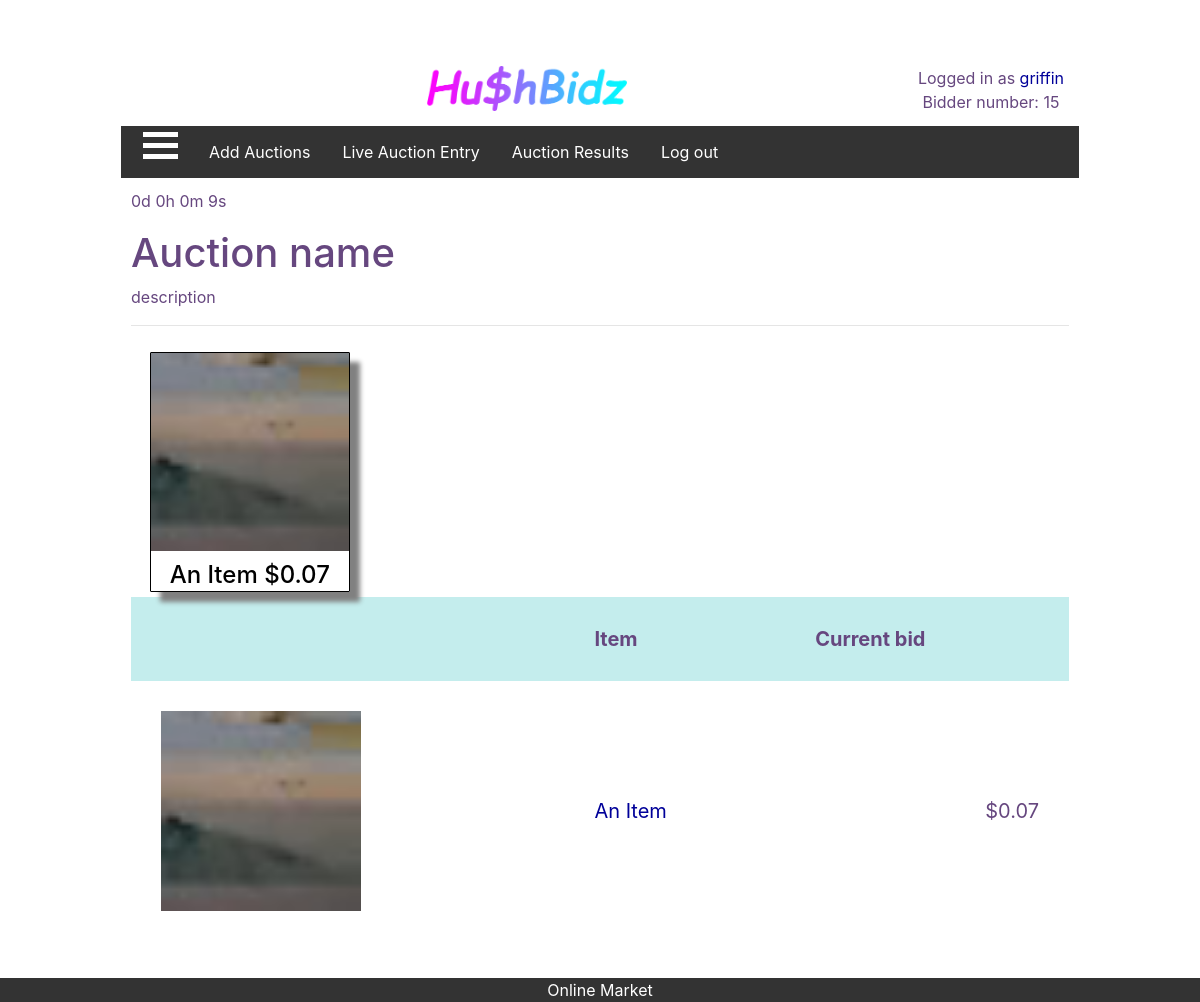
Page /auction_app/view_auction/10/ (signed in) on the committed database.
### auction_app/models.py (models this page shows, shortened)
class Auction(models.Model):
    name = models.CharField('name', max_length=256, default = 'Auction name')
    description = models.TextField('description', default = 'description', max_length=256)
    admin=models.CharField(max_length=256)
    live_auction=models.BooleanField(default=False)
    start_time=models.DateTimeField('start_time', default = timezone.now)
    end_time=models.DateTimeField('end_time', default = one_hour_hence)
    numUsers = 0

class Items(models.Model):
    auction = models.ForeignKey(Auction, on_delete=models.CASCADE, related_name='items')
    name = models.CharField('name', max_length=256, default='An Item')
    price = models.DecimalField('price', max_digits=6, decimal_places=2, default='0.00')
    description = models.TextField('description', max_length=256, default='item description')
    image = models.ImageField('image', upload_to='images/', null=True, blank=True)
    highest_bidder = models.CharField('bidder', max_length=256, default='no bids')

### auction_app/views.py (the view)
# urls.py: path('view_auction/<pk>/', views.view_auction, name='view_auction'),
@login_required()
def view_auction(request, pk):
    auction = get_object_or_404(Auction, pk=pk)
    items = auction.items.all()
    MEDIA_URL = '/auction_app'
    context = {
    'MEDIA_URL': MEDIA_URL,
    'auction': auction,
    'items': items,
    }
    return render(request, 'auction_app/view_auction.html', context)

### auction_app/templates/auction_app/view_auction.html (shortened to what this page needs)
{% extends "auction_app/base.html" %}
{% block content %}
				<div>
				    <p id="timer">Time Remaining: </p>
				    </div>
<h1>{{auction.name}}</h1>
<p>{{auction.description}}</p>
<hr/>
			    <div>
				{% if items %}
{% for i in items %}
<div class="div-container">
<div class"div-container-body">
{%if i.image%}
{% load static %}
					  <td>  <a href="{% url 'view_item' pk=auction.pk id=i.id %}"><img src="{{ MEDIA_URL }}{{i.image.url}}" style="max-width:100%;" alt="Item Image" width="200px"></a></td>
{% endif%}
<h4 class="container-label">{{i.name}} ${{i.price}}</h4>
</div>
</div>
{% endfor %}
        <table id="items">
          <tr>
            <th></th>
            <th>Item</th>
            <th>Current bid</th>
          </tr>
				{% for i in items %}
           <tr>
{%if i.image%}
{% load static %}
					  <td>  <img src="{{ MEDIA_URL }}{{i.image.url}}" style="max-width:100%;" alt="Item Image" width="200px"></td>
{% endif%}
            {% if auction.live_auction == False %}
             <td><a href="{% url 'view_item' pk=auction.pk id=i.id %}">{{i.name}}</a></td>
             {% else %}
              <td>{{i.name}}</td>
              {% endif %}
             <td id="price">${{i.price}}</td>
           </tr>
				{% endfor %}
         </table>
				{% else %}
     					<p> No Items to show</p>
    					{% endif %}
			    </div>
 {% endblock %}

### auction_app/templates/auction_app/base.html (shortened to what this page needs)
{% load static %}
<html>
  <head>
  	<link rel="stylesheet" href="https://maxcdn.bootstrapcdn.com/bootstrap/4.4.1/css/bootstrap.min.css">
  </head>
  <body>
    <div id="outer">
    <div id="header">
      <a href="/auction_app/">
        <img src="{% static 'auction_app/HushBidzLogo.png'%}" id="logo" width="200px" alt="sshhhhhhhh"/>
      </a>
      <div id="loginfo">
      {% if user.is_authenticated %}
        Logged in as <a href="{% url 'user_page' %}" style ="text-decoration: none">{{ user.username }}</a>
        <div>Bidder number: {{ user.id }}</div>
      {% else %}
        Not logged in.
	<nav>
	<a href="/auction_app/accounts/login" class="clean-link">Login</a>
          <a href="/auction_app/accounts/signup" class="clean-link">Register</a>
	</nav>
      {% endif %}
      </div>
    </div>
    <div id="nav">
      <ul>
	<li><div class="container" onclick="myFunction(this)">
 	 <div class="bar1"></div>
  	<div class="bar2"></div>
  	<div class="bar3"></div>
	</div>
	</li>
        {% if user.is_authenticated %}
		  {% if request.user.is_superuser == True %}
          <li><a href="{% url 'manage_auction' %}">Add Auctions</a></li>
          <li><a href="{% url 'live_view' %}">Live Auction Entry</a></li>
          <li><a href="{% url 'admin_view' %}">Auction Results</a></li>
		  {% endif %}
	<li><a href="/auction_app/accounts/logout">Log out</a></li>
        {% else %}
          <li><a href="/auction_app/accounts/login">Login</a></li>
          <li><a href="/auction_app/accounts/signup">Register</a></li>
        {% endif %}
      </ul>
    </div>
    <div id="main">
      {% block content %}
      {% endblock %}
    </div>
    </div>
    <footer class="footer"> Online Market </footer>
  </body>
</html>

### auction_app/templates/auction_app/view_auction.html (style rules this page uses)
#items { font-size: 20px; border-collapse: collapse; width: 100%; }
#items td, #items th { padding: 30px; }
#items tr:nth-child(odd) { background-color: #e8fcfc; }
#items th { background-color: #c4eded; font-weight: bold; }
#price { text-align: right; }
.div-container { float:left; border: 1px solid; margin: 5px; margin-left: 2%; margin-top: 10px; border-radius: 1px; width: 200px; height: 240px; color: black; text-align: center; box-shadow: 10px 10px 5px grey; }
.container-label { bottom: 2px; margin-top: 12px; text-align: center; position: relative; }

### rows in the picture
Auction: name "Auction name", description "description"
Items: image (picture), name "An Item", price "0.07"

### other values in the picture
{{ user.username }} "griffin"
{{ user.id }} "15"
